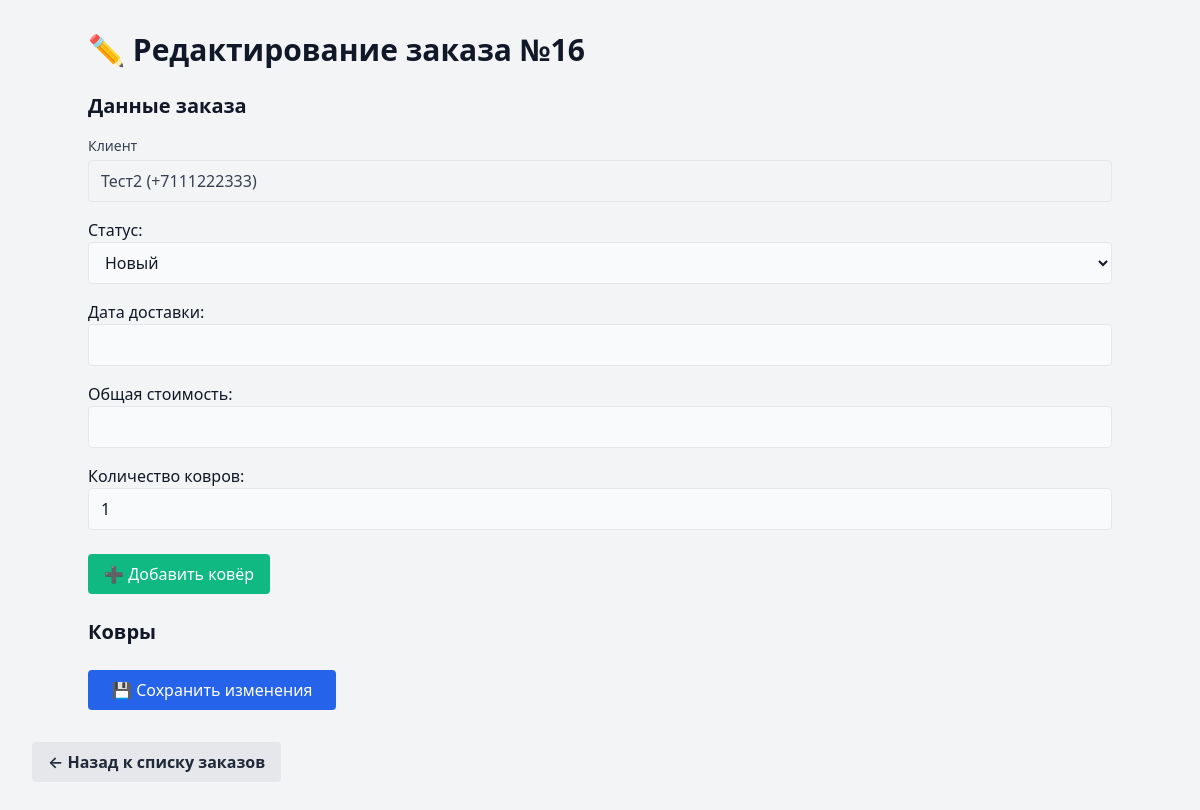
The page /operator/edit/16/ (signed in) on the database its author committed.
### orders/models.py (models this page shows, shortened)
class Order(models.Model):
    STATUS_CHOICES = [
        ('Новый', 'Новый'),
        ('Ожидает забор', 'Забрали'),
        ('Оценка', 'Оценка'),
        ('Чистка', 'Чистка'),
        ('Готов к возврату', 'Готов к возврату'),
        ('Доставлен клиенту', 'Доставлен клиенту'),
        ('Завершён', 'Завершён'),
        ('Отменён', 'Отменён'),
        ('Ошибка', 'Ошибка в данных / требует уточнения'),
    ]
    client = models.ForeignKey(
        CustomUser,
        on_delete=models.CASCADE,
        related_name='orders',
        limit_choices_to={'role': 'CLIENT'}
    )
    created_at = models.DateTimeField(auto_now_add=True)
    status = models.CharField(
        max_length=50,
        choices=STATUS_CHOICES,
        default='Новый'
    )
    delivery_date = models.DateField(
        null=True,
        blank=True,
        verbose_name="Дата доставки"
    )
    total_price = models.DecimalField(max_digits=10, decimal_places=2, null=True, blank=True)
    rug_count = models.PositiveIntegerField(default=1, verbose_name="Количество ковров")

### accounts/models.py (models this page shows, shortened)
class CustomUser(AbstractUser):
    ROLE_CHOICES = [
        ('CLIENT', 'Клиент'),
        ('OPERATOR', 'Оператор'),
        ('EVALUATOR', 'Оценщик')
    ]
    role = models.CharField(max_length=10, choices=ROLE_CHOICES)
    full_name = models.CharField(max_length=150, blank=True)
    phone = models.CharField(max_length=20, unique=True)
    address = models.TextField(blank=True)

### orders/views.py (the view)
    def wrapped(request, *args, **kwargs):
        if request.user.role != 'OPERATOR':
            raise PermissionDenied
        return view_func(request, *args, **kwargs)

### orders/views.py
class OrderEditForm(forms.ModelForm):
    class Meta:
        model = Order
        exclude = ['client']
        labels = {
            'status': 'Статус',
            'total_price': 'Общая стоимость',
        }
    def __init__(self, *args, **kwargs):
        super().__init__(*args, **kwargs)
        for field in self.fields.values():
            field.widget.attrs.update({
                'class': 'w-full border rounded px-3 py-2 bg-gray-50 focus:outline-none focus:ring-2 focus:ring-blue-500'
            })

### orders/forms.py
class RugForm(forms.ModelForm):
    class Meta:
        model = Rug
        fields = ['rug_type', 'width', 'length', 'condition_before']
        labels = {
            'rug_type': 'Тип ковра',
            'width': 'Ширина (м)',
            'length': 'Длина (м)',
            'condition_before': 'Состояние',
        }
    def __init__(self, *args, **kwargs):
        super().__init__(*args, **kwargs)
        for field in self.fields.values():
            field.widget.attrs.update({
                'class': 'border rounded px-3 py-2 bg-gray-50 focus:outline-none focus:ring-2 focus:ring-blue-500'
            })

### orders/views.py (called while the page is built)
def only_operators(view_func):
    def wrapped(request, *args, **kwargs):
        if request.user.role != 'OPERATOR':
            raise PermissionDenied
        return view_func(request, *args, **kwargs)
    return wrapped

### templates/orders/edit_order.html (shortened to what this page needs)
<!DOCTYPE html>
<html lang="ru">
<head>
  <link href="https://cdn.jsdelivr.net/npm/tailwindcss@2.2.19/dist/tailwind.min.css" rel="stylesheet">
</head>
<body class="bg-gray-100 text-gray-900 p-8">
  <div class="max-w-5xl mx-auto">
    <h1 class="text-3xl font-bold mb-6">✏️ Редактирование заказа №{{ order.id }}</h1>
    <form method="post">
      <div class="mb-6 space-y-4">
        <h2 class="text-xl font-semibold">Данные заказа</h2>
        <div>
          <label class="block text-sm font-medium text-gray-700 mb-1">Клиент</label>
          <input type="text" value="{{ order.client.full_name }} ({{ order.client.phone }})" readonly
                 class="w-full border rounded px-3 py-2 bg-gray-100 text-gray-700">
        </div>
        {{ form.as_p }}
      </div>
      <div class="mb-6">
        <button type="button" id="addRugBtn" class="bg-green-500 text-white px-4 py-2 rounded hover:bg-green-600">
          ➕ Добавить ковёр
        </button>
      </div>
      <div class="mb-6">
        <h2 class="text-xl font-semibold">Ковры</h2>
      </div>
      <button type="submit" class="bg-blue-600 text-white px-6 py-2 rounded hover:bg-blue-700">
        💾 Сохранить изменения
      </button>
    </form>
  </div>
<div class="mt-8">
  <a href="{% url 'operator_order_list' %}" class="inline-block bg-gray-200 hover:bg-gray-300 text-gray-800 font-semibold py-2 px-4 rounded">
    ← Назад к списку заказов
  </a>
</div>
</body>
</html>

### rows shown on the page
Order: id "16", client.full_name "Тест2 (+7111222333)", status "Новый", rug_count "1"
